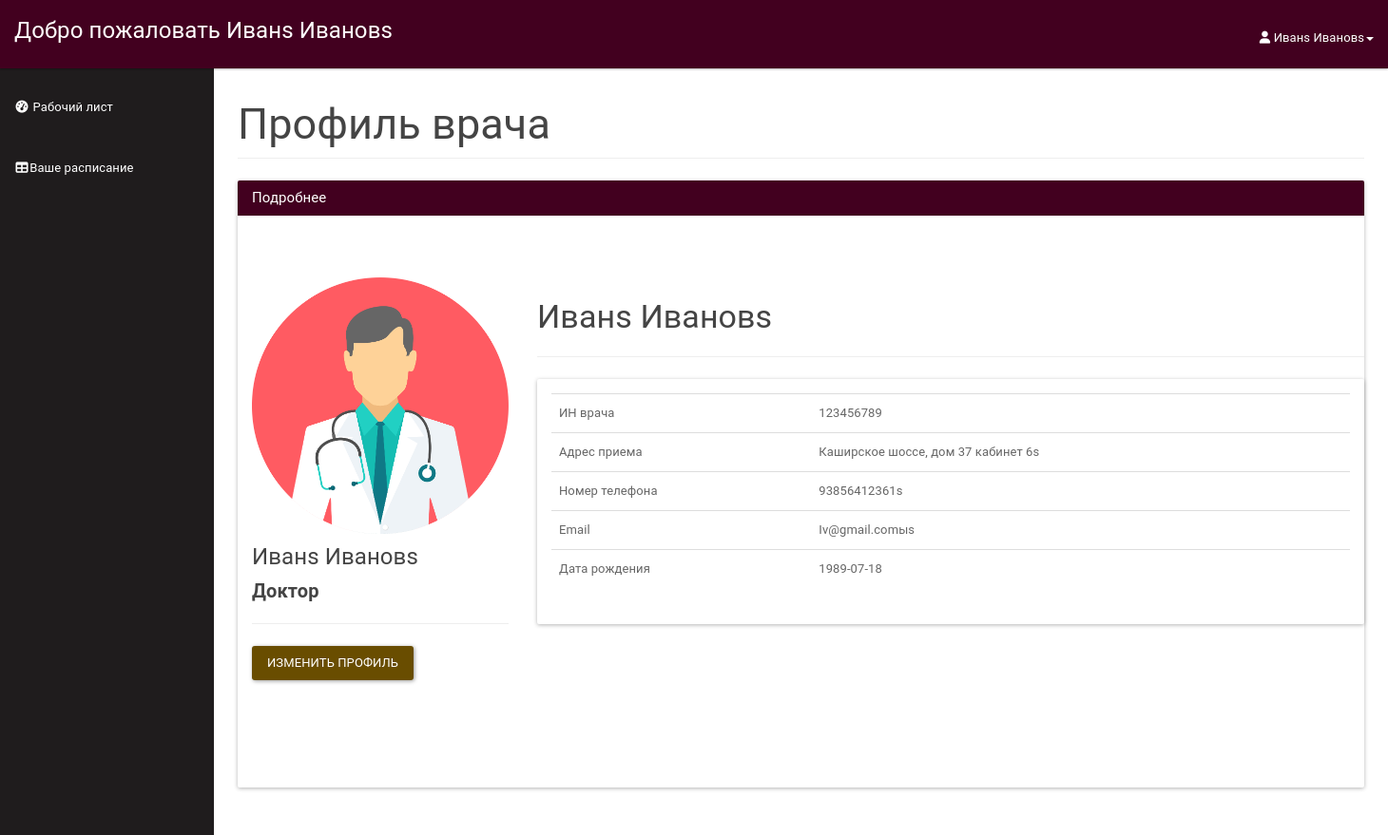
The app's page /doctor/doctorprofile.php (signed in) with its own data.
### tables this page shows
CREATE TABLE `doctor` (
  `doctorId` int NOT NULL,
  `icDoctor` bigint NOT NULL,
  `password` varchar(30) NOT NULL,
  `Name` varchar(30) NOT NULL,
  `Famil` varchar(30) NOT NULL,
  `Address` varchar(100) NOT NULL,
  `Phone` varchar(15) DEFAULT NULL,
  `Email` varchar(45) DEFAULT NULL,
  `DR` date DEFAULT NULL
);

### controller.php (called while the page is built, shortened)
<?php
class Controller
{
    public function selectData($tablename='',$one='', $two='', $three='')
    {
    switch ($tablename){
        case 'doctor':
                $query = "SELECT * FROM doctor WHERE icDoctor = $one";
                break;
        }
        $result = mysqli_query($GLOBALS['con'], $query);
        return $result;
    }
}
?>

### doctor/doctorprofile.php (the view, shortened to what this page needs)
<?php
include_once '../controller.php';
$controller = new Controller();
$usersession = $_SESSION['doctorSession'];
$res = $controller->selectData('doctor', $usersession);
$userRow=mysqli_fetch_array($res,MYSQLI_ASSOC);
?>
<!DOCTYPE html>
<html lang="en">
    <head>
        <link href="assets/css/material.css" rel="stylesheet">
        <link href="assets/css/sb-admin.css" rel="stylesheet">
        <link href="assets/css/time/bootstrap-clockpicker.css" rel="stylesheet">
        <link href="assets/css/style.css" rel="stylesheet">
        <link href="assets/font-awesome/css/font-awesome.css" rel="stylesheet">
    </head>
    <body>
        <div id="wrapper">
            <nav class="navbar navbar-inverse navbar-fixed-top" role="navigation">
                <div class="navbar-header">
                    <a class="navbar-brand" href="doctordashboard.php">Добро пожаловать <?php echo $userRow['Name'];?> <?php echo $userRow['Famil'];?></a>
                </div>
                <ul class="nav navbar-right top-nav">
                    <li class="dropdown">
                        <a href="#" class="dropdown-toggle" data-toggle="dropdown"><i class="fa fa-user"></i> <?php echo $userRow['Name']; ?> <?php echo $userRow['Famil']; ?><b class="caret"></b></a>
                    </li>
                </ul>
                <div class="collapse navbar-collapse navbar-ex1-collapse">
                    <ul class="nav navbar-nav side-nav">
                         <li>
                            <a href="doctorprofile.php?teleport=1"><i class="fa fa-fw fa-dashboard"></i> Рабочий лист</a>
                        </li>
                        <li>
                            <a href="doctorprofile.php?teleport=3"><i class="fa fa-fw fa-table"></i>Ваше расписание</a>
                        </li>
                    </ul>
                </div>
            </nav>
            <div id="page-wrapper">
                <div class="container-fluid">
                    <div class="row">
                        <div class="col-lg-12">
                            <h2 class="page-header">
                            Профиль врача
                            </h2>
                        </div>
                    </div>
                    <div class="panel panel-primary">
                        <div class="panel-heading">
                            <h3 class="panel-title">Подробнее</h3>
                        </div>
                        <div class="panel-body">
                          <div class="container">
            <section style="padding-bottom: 50px; padding-top: 50px;">
                <div class="row">
                    <div class="row">
                        <div class="col-md-3 col-sm-3">
                            <div class="user-wrapper">
                                <img src="assets/img/doctor01.png" class="img-responsive" />
                                <div class="description">
                                    <h4><?php echo $userRow['Name']; ?> <?php echo $userRow['Famil']; ?></h4>
                                    <h5> <strong> Доктор </strong></h5>
                                    <hr />
                                    <button type="button" class="btn btn-primary" data-toggle="modal" data-target="#myModal">Изменить профиль</button>
                                </div>
                            </div>
                        </div>
                        <div class="col-md-9 col-sm-9  user-wrapper">
                            <div class="description">
                                <h3> <?php echo $userRow['Name']; ?> <?php echo $userRow['Famil']; ?> </h3>
                                <hr />
                                <div class="panel panel-default">
                                    <div class="panel-body">
                                        <table class="table table-user-information" align="center">
                                            <tbody>
                                                <tr>
                                                    <td>ИН врача</td>
                                                    <td><?php echo $userRow['icDoctor']; ?></td>
                                                </tr>
                                                <tr>
                                                    <td>Адрес приема</td>
                                                    <td><?php echo $userRow['Address']; ?></td>
                                                </tr>
                                                <tr>
                                                    <td>Номер телефона</td>
                                                    <td><?php echo $userRow['Phone']; ?>
                                                    </td>
                                                </tr>
                                                <tr>
                                                    <td>Email</td>
                                                    <td><?php echo $userRow['Email']; ?>
                                                    </td>
                                                </tr>
                                                <tr>
                                                    <td>Дата рождения</td>
                                                    <td><?php echo $userRow['DR']; ?>
                                                    </td>
                                                </tr>
                                            </tbody>
                                        </table>
                                    </div>
                                </div>
                            </div>
                        </div>
                    </div>
                    <div class="col-md-4">
                            <br /><br/>
                        </div>
                    </div>
                        </div>
                    </div>
                </div>
            </div>
    </body>
</html>

### doctor/assets/css/sb-admin.css (style rules this page uses)
body { margin-top: 100px; background-color: #1f1c1d; }
@media (min-width:768px) { body { margin-top: 50px; } }
#wrapper { padding-left: 0; }
#page-wrapper { min-height: 900px !important; width: 100%; padding: 0; background-color: #fff; }
@media (min-width:768px) { #wrapper { padding-left: 225px; } }
@media (min-width:768px) { #page-wrapper { padding: 10px; } }
.top-nav { padding: 0 15px; }
.top-nav>li { display: inline-block; float: left; }
.top-nav>li>a { padding-top: 17px; padding-bottom: 10px; line-height: 45px; color: white; }
@media (min-width:768px) { .side-nav { position: fixed; top: 80px; left: 225px; width: 225px; margin-left: -225px; border: none; border-radius: 0; overflow-y: auto; background-color: #1f1c1d; bottom: 0; overflow-x: hidden; padding-bottom: 40px; } }
@media (min-width:768px) { .side-nav>li>a { width: 225px; } }

### records on screen
doctor: Name "Иванs", Famil "Ивановs", icDoctor "123456789", Address "Каширское шоссе, дом 37 кабинет 6s", Phone "93856412361s", Email "Iv@gmail.comыs", DR "1989-07-18"
